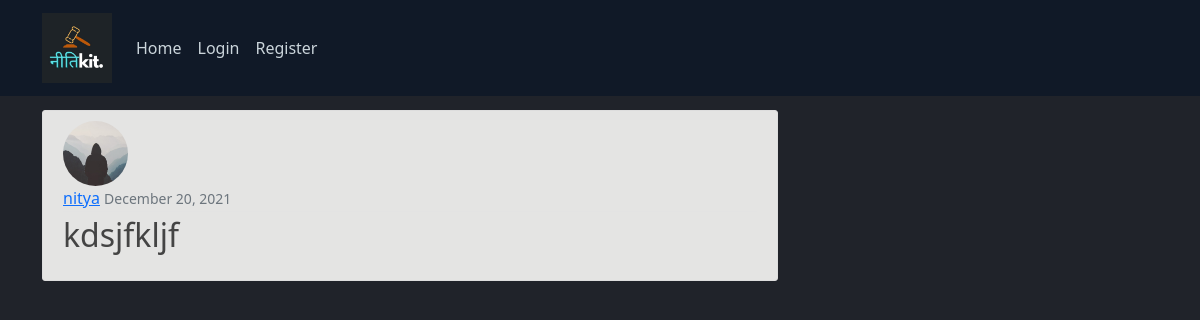
Screenshot of /blog/post/34/ with the database file from the repository.
### blog/models.py (models this page shows, shortened)
class Post(models.Model):
    title = models.CharField(max_length=100)
    current = models.TextField()
    date_posted = models.DateTimeField(default=timezone.now)
    author = models.ForeignKey(User, on_delete=models.CASCADE)

### users/models.py (models this page shows, shortened)
class Profile(models.Model):
    user = models.OneToOneField(User, on_delete=models.CASCADE)
    image = models.ImageField(default='default.jpg', upload_to='profile_pics')

### blog/views.py (the view)
# urls.py: path('post/<int:pk>/', PostDetailView.as_view(), name="post-detail"),
class PostDetailView(DetailView):
    model = Post

### blog/templates/blog/post_detail.html (shortened to what this page needs)
{% extends "blog/base.html" %} {% block content %}
<article class="media content-section">
  <img
    class="rounded-circle article-img"
    src="{{ object.author.profile.image.url }}"
  />
  <div class="media-body">
    <div class="article-metadata">
      <a class="mr-2" href="{% url 'user-posts' object.author.username %}"
        >{{ object.author }}</a
      >
      <small class="text-muted">{{ object.date_posted|date:"F d, Y" }}</small>
    </div>
    <h2 class="article-title">{{ object.title }}</h2>
  </div>
</article>
{% endblock content %}

### blog/static/blog/main.css (style rules this page uses)
body { background-color: #20232a; color: #333333; margin-top: 5rem; }
h1, h2, h3, h4, h5, h6 { color: #444444; }
.content-section { background: #ffffff; padding: 10px 20px; border: 1px solid #dddddd; border-radius: 3px; margin-bottom: 20px; }
.article-title { color: #444444; }
.article-img { height: 65px; width: 65px; margin-right: 16px; }
.article-metadata { padding-bottom: 1px; margin-bottom: 4px; border-bottom: 1px solid #e3e3e3; }

### blog/templates/blog/base.html (style rules this page uses)
body { background-color: #21242b; }

### blog/templates/blog/post_detail.html (style rules this page uses)
body { background: #20232a; color: #333333; margin-top: 5rem; }
h1, h2, h3, h4, h5, h6 { color: #444444; }
.content-section { background: #ffffff; padding: 10px 20px; border: 1px solid #dddddd; border-radius: 3px; margin-bottom: 20px; }
.article-title { color: #444444; }
.article-img { height: 65px; width: 65px; margin-right: 16px; }
.article-metadata { padding-bottom: 1px; margin-bottom: 4px; border-bottom: 1px solid #e3e3e3; }
.content-section { margin-top: 30px; background-color: #e4e4e3; }

### rows the page displays
Post: author.profile.image (placeholder picture), author "nitya", date_posted "December 20, 2021", title "kdsjfkljf"
